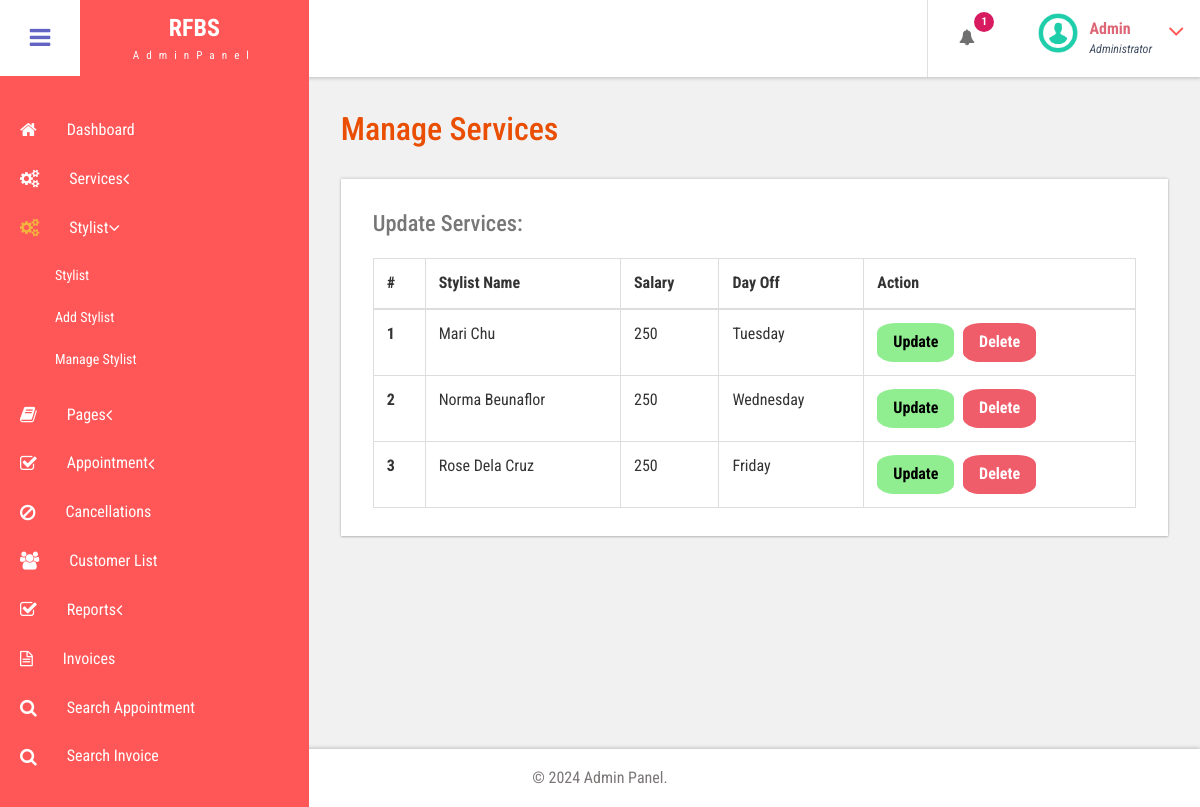
Screenshot of /bpms/admin/manage-stylist.php (signed in) with the database file from the repository.
### tables this page shows
CREATE TABLE `tblstylist` (
  `ID` int(11) NOT NULL,
  `StylistName` varchar(100) NOT NULL,
  `CreationDate` timestamp NOT NULL DEFAULT current_timestamp(),
  `Age` int(15) NOT NULL,
  `Salary` int(30) NOT NULL,
  `Day Off` varchar(250) NOT NULL,
  `Year of Experience` varchar(30) NOT NULL
);

### bpms/admin/manage-stylist.php (the view, shortened to what this page needs)
<?php
include('includes/dbconnection.php');
if (strlen($_SESSION['bpmsaid']==0)) {
  header('location:logout.php');
  } else{
  ?>
<!DOCTYPE HTML>
<html>
<head>
<link href="css/bootstrap.css" rel='stylesheet' type='text/css' />
<link href="css/style.css" rel='stylesheet' type='text/css' />
<link href="css/font-awesome.css" rel="stylesheet">
<link href="css/animate.css" rel="stylesheet" type="text/css" media="all">
<link href="css/custom.css" rel="stylesheet">
</head>
<body class="cbp-spmenu-push">
	<div class="main-content">
		 <?php include_once('includes/sidebar.php');?>
		 <?php include_once('includes/header.php');?>
		<div id="page-wrapper">
    <div class="main-page">
        <div class="tables">
            <h3 class="title1">Manage Services</h3>
            <div class="table-responsive bs-example widget-shadow">
                <h4>Update Services:</h4>
                <table class="table table-bordered">
                    <thead>
                        <tr>
                            <th>#</th>
                            <th>Stylist Name</th>
                            <th>Salary</th>
                            <th>Day Off</th>
                            <th>Action</th>
                        </tr>
                    </thead>
                    <tbody>
                        <?php
                        $ret = mysqli_query($con, "SELECT * FROM tblstylist");
                        $cnt = 1;
                        while ($row = mysqli_fetch_array($ret)) {
                        ?>
                            <tr>
                                <th scope="row"><?php echo $cnt; ?></th>
                                <td><?php echo $row['StylistName']; ?></td>
                                <td><?php echo $row['Salary']; ?></td>
                                <td><?php echo $row['Day Off']; ?></td>
                                <td>
                                    <a href="edit-stylist.php?editid=<?php echo $row['ID']; ?>" class="edit-btn">Update</a>
                                    <a href="delete-stylist.php?deleteid=<?php echo $row['ID']; ?>" class="delete-btn" onclick="return confirm('Are you sure you want to delete this stylist?');">Delete</a>
                                </td>
                            </tr>
                        <?php
                            $cnt = $cnt + 1;
                        } ?>
                    </tbody>
                </table>
            </div>
        </div>
    </div>
</div>
		 <?php include_once('includes/footer.php');?>
	</div>
</body>
</html>
<?php }  ?>

### bpms/admin/includes/header.php (shortened to what this page needs)
<div class="sticky-header header-section ">
      <div class="header-left" >
        <button id="showLeftPush" ><i class="fa fa-bars"></i></button>
        <div class="logo" style="background-color: #ff5757;">
          <a href="index.html">
            <h1>RFBS</h1>
            <span>AdminPanel</span>
          </a>
        </div>
      </div>
      <div class="header-right">
        <div class="profile_details_left">
          <ul class="nofitications-dropdown">
            <?php
$ret1=mysqli_query($con,"select ID,Name from  tblappointment where Status=''");
$num=mysqli_num_rows($ret1);
?>
            <li class="dropdown head-dpdn">
              <a href="#" class="dropdown-toggle" data-toggle="dropdown" aria-expanded="false"><i class="fa fa-bell"></i><span class="badge blue"><?php echo $num;?></span></a>
            </li>
          </ul>
          <div class="clearfix"> </div>
        </div>
        <div class="profile_details">
        <?php
$adid=$_SESSION['bpmsaid'];
$ret=mysqli_query($con,"select AdminName from tbladmin where ID='$adid'");
$row=mysqli_fetch_array($ret);
$name=$row['AdminName'];
?>
          <ul>
            <li class="dropdown profile_details_drop">
              <a href="#" class="dropdown-toggle" data-toggle="dropdown" aria-expanded="false">
                <div class="profile_img">
                  <span class="prfil-img"><img src="images/download (1).png" alt="" width="40" height="40"> </span>
                  <div class="user-name">
                    <p><?php echo $name; ?></p>
                    <span>Administrator</span>
                  </div>
                  <i class="fa fa-angle-down lnr"></i>
                  <div class="clearfix"></div>
                </div>
              </a>
            </li>
          </ul>
        </div>
      </div>
      <div class="clearfix"> </div>
    </div>

### bpms/admin/css/style.css (style rules this page uses)
h4, h5, h6, h1, h2, h3 { margin: 0; }
ul, ol { margin: 0; }
p { margin: 0; }
html, body { font-family: 'Roboto Condensed', sans-serif; font-size: 100%; overflow-x: hidden; background: #fff; }
body a { transition: 0.5s all ease; -webkit-transition: 0.5s all ease; -moz-transition: 0.5s all ease; -o-transition: 0.5s all ease; -ms-transition: 0.5s all ease; text-decoration:none; }
h1,h2,h3,h4,h5,h6 { margin:0; }
p { margin:0; }
ul,label { margin:0; padding:0; }
.main-content { position: relative; }
.sticky-header { position: fixed; top: 0; left:0px; width: 100%; z-index: 100; }
.header-section { background:#FFF; box-shadow: 1px 1px 4px rgba(0, 0, 0, 0.21); -webkit-box-shadow: 1px 1px 4px rgba(0, 0, 0, 0.21); -moz-box-shadow: 1px 1px 4px rgba(0, 0, 0, 0.21); -o-box-shadow: 1px 1px 4px rgba(0, 0, 0, 0.21); }
.header-section::after { clear: both; display: block; content: ''; }
.header-left { float: left; width: 45%; }
.header-right { float: right; }
button#showLeftPush { font-size: 1.5em; width: 80px; padding: 0.87em 0; text-align: center; cursor: pointer; float: left; color: #6F6F6F; -moz-transition: all 0.2s ease-out 0s; -webkit-transition: all 0.2s ease-out 0s; transition: all 0.2s ease-out 0s; border: none; background-color: #fff; outline:none; }
.cbp-spmenu-push { overflow-x: hidden; position: relative; }
.cbp-spmenu, .cbp-spmenu-push { -webkit-transition: all 0.3s ease; -moz-transition: all 0.3s ease; transition: all 0.3s ease; }
.cbp-spmenu-push div#page-wrapper { margin: 0 0 0 19.3em; transition:.5s all; -webkit-transition:.5s all; -moz-transition:.5s all; }
.fa { display: inline-block; font-family: FontAwesome; font-style: normal; font-weight: normal; line-height: 1; -webkit-font-smoothing: antialiased; -moz-osx-font-smoothing: grayscale; }
.logo { background: #6164C1; text-align: center; float: left; }
.logo a { padding: 0.9em 3.3em .7em; display: block; text-decoration: none; }
.logo a h1 { color: #fff; font-size: 1.5em; line-height: 1.2em; font-weight: 700; }
.logo a span { color: #F8F8F8; font-size: .7em; text-align: center; letter-spacing: 7px; }
.profile_details_left { float: left; }
li.dropdown.head-dpdn { display: inline-block; padding: 1.7em 0; border-left: 1px solid #E0E0E0; float: left; }
li.dropdown.head-dpdn a.dropdown-toggle { padding: 1.7em 2em; }
i.fa.fa-bell { color:#6F6F6F; }
.header-right span.badge { font-size: 11px; font-weight: bold; color: #FFF; background: #8BC34A; line-height: 15px; width: 20px; height: 20px; border-radius: 2em; -webkit-border-radius: 2em; -moz-border-radius: 2em; -o-border-radius: 2em; text-align: center; display: inline-block; position: absolute; top: 16%; padding: 2px 0 0; }
.header-right span.blue { background-color:#D81B60; }
.profile_details { float: right; }
.profile_details_drop a.dropdown-toggle { display:block; padding: 0.8em 3em 0 2em; }
.profile_img span.prfil-img { float:left; }
.user-name { float:left; margin-top:8px; margin-left:11px; height:35px; }
.profile_details ul li { list-style-type:none; position:relative; }
.profile_details li a i.fa.lnr { position: absolute; top: 34%; right: 8%; color: #ff5757; font-size: 1.6em; }
.user-name p { font-size:1em; color:#DD6777; line-height:1em; font-weight:700; }
.user-name span { font-size: .75em; font-style: italic; color: #424f63; font-weight: normal; margin-top: .3em; }
.widget-shadow { background-color: #fff; box-shadow: 0 -1px 3px rgba(0,0,0,.12),0 1px 2px rgba(0,0,0,.24); -webkit-box-shadow: 0 -1px 3px rgba(0,0,0,.12),0 1px 2px rgba(0,0,0,.24); -moz-box-shadow: 0 -1px 3px rgba(0,0,0,.12),0 1px 2px rgba(0,0,0,.24); }
h3.title1 { font-size: 2em; color: #e94e02; margin-bottom: 0.8em; }
.table > thead > tr > th, .table > tbody > tr > th, .table > tfoot > tr > th, .table > thead > tr > td, .table > tbody > tr > td, .table > tfoot > tr > td { border-top: none; }
.tables h4 { font-size: 1.4em; margin-bottom: 1em; color: #777777; }
.tables .panel-body ,.tables .bs-example { padding: 2em 2em 0.5em; }
.tables .table > thead > tr > th, .tables .table > tbody > tr > th, .tables .table > tfoot > tr > th, .tables .table > thead > tr > td, .tables .table > tbody > tr > td, .tables .table > tfoot > tr > td { padding: 13px; border-top: 1px solid #E0E0E0; }
.bs-example { margin-top: 2em; }

### bpms/admin/css/custom.css (style rules this page uses)
#page-wrapper { padding:7em 2em 2.5em; background-color: #F1F1F1; }

### rows the page displays
tblstylist: StylistName "Mari Chu", Salary "250", Day Off "Tuesday"
tblstylist: StylistName "Norma Beunaflor", Salary "250", Day Off "Wednesday"
tblstylist: StylistName "Rose Dela Cruz", Salary "250", Day Off "Friday"

### other values shown
$num "1"
$name "Admin"
